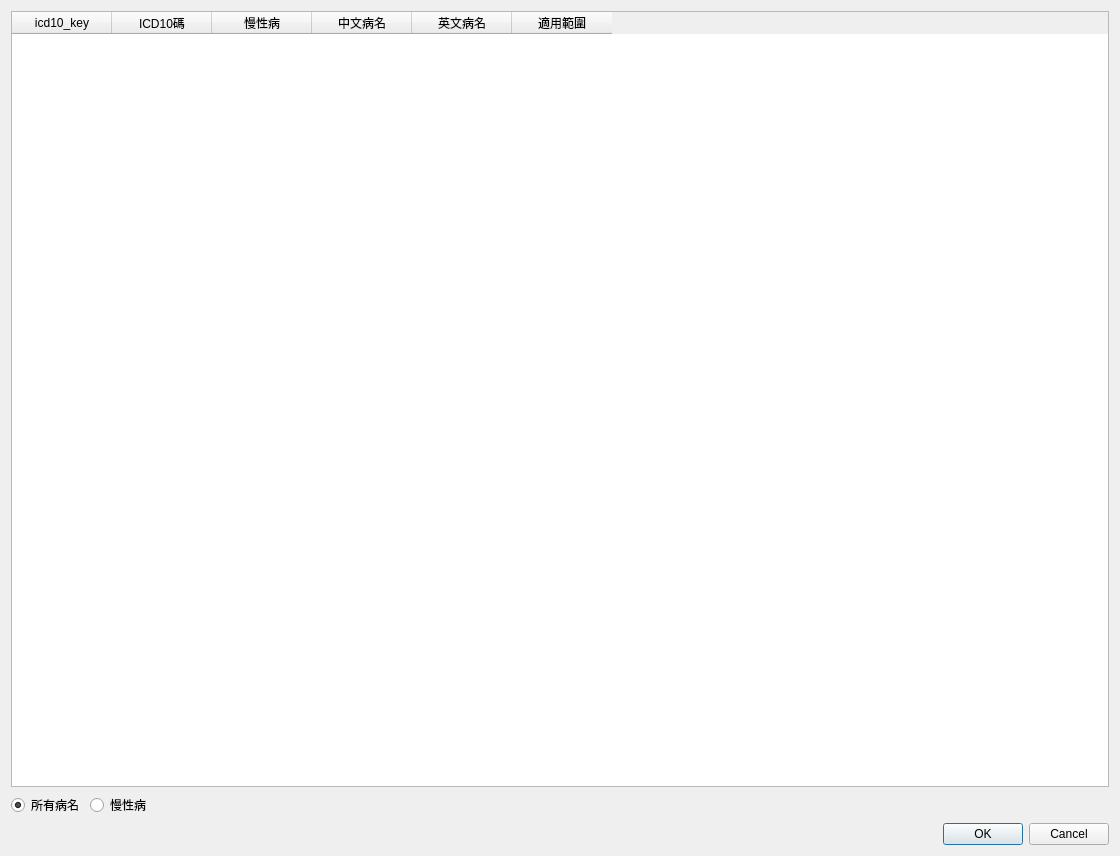
<?xml version="1.0" encoding="UTF-8"?>
<ui version="4.0">
 <class>Dialog_input_disease</class>
 <widget class="QDialog" name="Dialog_input_disease">
  <property name="windowModality">
   <enum>Qt::NonModal</enum>
  </property>
  <property name="geometry">
   <rect>
    <x>0</x>
    <y>0</y>
    <width>1120</width>
    <height>856</height>
   </rect>
  </property>
  <property name="sizePolicy">
   <sizepolicy hsizetype="Preferred" vsizetype="Preferred">
    <horstretch>0</horstretch>
    <verstretch>0</verstretch>
   </sizepolicy>
  </property>
  <property name="windowTitle">
   <string>病名資料設定</string>
  </property>
  <property name="modal">
   <bool>false</bool>
  </property>
  <layout class="QVBoxLayout" name="verticalLayout">
   <item>
    <widget class="QTableWidget" name="tableWidget_disease">
     <property name="selectionMode">
      <enum>QAbstractItemView::ExtendedSelection</enum>
     </property>
     <property name="selectionBehavior">
      <enum>QAbstractItemView::SelectRows</enum>
     </property>
     <column>
      <property name="text">
       <string>icd10_key</string>
      </property>
     </column>
     <column>
      <property name="text">
       <string>ICD10碼</string>
      </property>
     </column>
     <column>
      <property name="text">
       <string>慢性病</string>
      </property>
     </column>
     <column>
      <property name="text">
       <string>中文病名</string>
      </property>
     </column>
     <column>
      <property name="text">
       <string>英文病名</string>
      </property>
     </column>
     <column>
      <property name="text">
       <string>適用範圍</string>
      </property>
     </column>
    </widget>
   </item>
   <item>
    <layout class="QHBoxLayout" name="horizontalLayout">
     <item>
      <widget class="QRadioButton" name="radioButton_all">
       <property name="text">
        <string>所有病名</string>
       </property>
       <property name="checked">
        <bool>true</bool>
       </property>
      </widget>
     </item>
     <item>
      <widget class="QRadioButton" name="radioButton_chronic">
       <property name="text">
        <string>慢性病</string>
       </property>
      </widget>
     </item>
     <item>
      <spacer name="horizontalSpacer">
       <property name="orientation">
        <enum>Qt::Horizontal</enum>
       </property>
       <property name="sizeHint" stdset="0">
        <size>
         <width>40</width>
         <height>20</height>
        </size>
       </property>
      </spacer>
     </item>
    </layout>
   </item>
   <item>
    <widget class="QDialogButtonBox" name="buttonBox">
     <property name="orientation">
      <enum>Qt::Horizontal</enum>
     </property>
     <property name="standardButtons">
      <set>QDialogButtonBox::Cancel|QDialogButtonBox::Ok</set>
     </property>
     <property name="centerButtons">
      <bool>false</bool>
     </property>
    </widget>
   </item>
  </layout>
 </widget>
 <resources/>
 <connections>
  <connection>
   <sender>buttonBox</sender>
   <signal>accepted()</signal>
   <receiver>Dialog_input_disease</receiver>
   <slot>accept()</slot>
   <hints>
    <hint type="sourcelabel">
     <x>248</x>
     <y>254</y>
    </hint>
    <hint type="destinationlabel">
     <x>157</x>
     <y>274</y>
    </hint>
   </hints>
  </connection>
  <connection>
   <sender>buttonBox</sender>
   <signal>rejected()</signal>
   <receiver>Dialog_input_disease</receiver>
   <slot>reject()</slot>
   <hints>
    <hint type="sourcelabel">
     <x>316</x>
     <y>260</y>
    </hint>
    <hint type="destinationlabel">
     <x>286</x>
     <y>274</y>
    </hint>
   </hints>
  </connection>
 </connections>
</ui>
